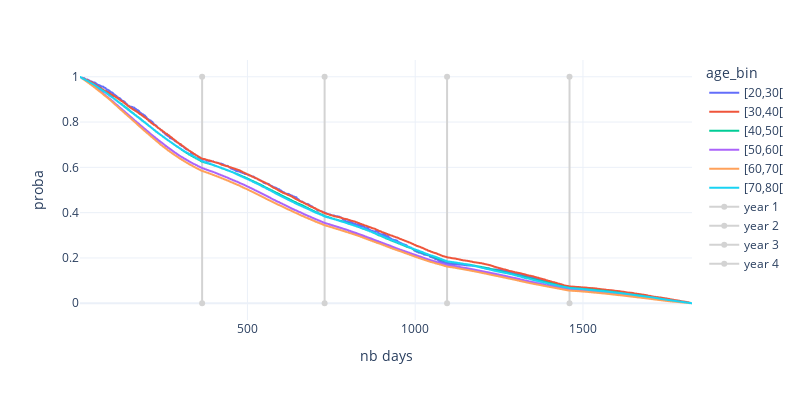

The code cell stored with this chart in its notebook:
### Code cell
fig = px.line(preds, x="time", y="proba_readm", color="age_bin", width=800, height = 400)

fig = fig.add_traces([
    go.Scatter(x=[365*i, 365*i], y=[0, 1], name=f"year {i}", line_color = 'lightgrey') for i in range(1, 5)
])


fig.update_layout(dict(xaxis={'title' : 'nb days'}, yaxis={'title' : 'proba'}))

### Figure 1 — Plotly figure (JSON) as saved in the notebook; plotly's stock layout.template omitted (floating-point values rounded to 4 significant figures; data arrays with more than 128 entries replaced by an {"elided": "..."} marker saying what was removed)
{"data": [{"hovertemplate": "age_bin=[20,30[<br>time=%{x}<br>proba_readm=%{y}<extra></extra>", "legendgroup": "[20,30[", "line": {"color": "#636efa", "dash": "solid"}, "mode": "lines", "name": "[20,30[", "showlegend": true, "type": "scattergl", "x": {"elided": "837 int values"}, "xaxis": "x", "y": {"elided": "837 float values"}, "yaxis": "y"}, {"hovertemplate": "age_bin=[30,40[<br>time=%{x}<br>proba_readm=%{y}<extra></extra>", "legendgroup": "[30,40[", "line": {"color": "#EF553B", "dash": "solid"}, "mode": "lines", "name": "[30,40[", "showlegend": true, "type": "scattergl", "x": {"elided": "1658 int values"}, "xaxis": "x", "y": {"elided": "1658 float values"}, "yaxis": "y"}, {"hovertemplate": "age_bin=[40,50[<br>time=%{x}<br>proba_readm=%{y}<extra></extra>", "legendgroup": "[40,50[", "line": {"color": "#00cc96", "dash": "solid"}, "mode": "lines", "name": "[40,50[", "showlegend": true, "type": "scattergl", "x": {"elided": "1811 int values"}, "xaxis": "x", "y": {"elided": "1811 float values"}, "yaxis": "y"}, {"hovertemplate": "age_bin=[50,60[<br>time=%{x}<br>proba_readm=%{y}<extra></extra>", "legendgroup": "[50,60[", "line": {"color": "#ab63fa", "dash": "solid"}, "mode": "lines", "name": "[50,60[", "showlegend": true, "type": "scattergl", "x": {"elided": "1825 int values"}, "xaxis": "x", "y": {"elided": "1825 float values"}, "yaxis": "y"}, {"hovertemplate": "age_bin=[60,70[<br>time=%{x}<br>proba_readm=%{y}<extra></extra>", "legendgroup": "[60,70[", "line": {"color": "#FFA15A", "dash": "solid"}, "mode": "lines", "name": "[60,70[", "showlegend": true, "type": "scattergl", "x": {"elided": "1823 int values"}, "xaxis": "x", "y": {"elided": "1823 float values"}, "yaxis": "y"}, {"hovertemplate": "age_bin=[70,80[<br>time=%{x}<br>proba_readm=%{y}<extra></extra>", "legendgroup": "[70,80[", "line": {"color": "#19d3f3", "dash": "solid"}, "mode": "lines", "name": "[70,80[", "showlegend": true, "type": "scattergl", "x": {"elided": "1800 int values"}, "xaxis": "x", "y": {"elided": "1800 float values"}, "yaxis": "y"}, {"line": {"color": "lightgrey"}, "name": "year 1", "type": "scatter", "x": [365, 365], "y": [0, 1]}, {"line": {"color": "lightgrey"}, "name": "year 2", "type": "scatter", "x": [730, 730], "y": [0, 1]}, {"line": {"color": "lightgrey"}, "name": "year 3", "type": "scatter", "x": [1095, 1095], "y": [0, 1]}, {"line": {"color": "lightgrey"}, "name": "year 4", "type": "scatter", "x": [1460, 1460], "y": [0, 1]}], "layout": {"height": 400, "legend": {"title": {"text": "age_bin"}, "tracegroupgap": 0}, "margin": {"t": 60}, "width": 800, "xaxis": {"anchor": "y", "domain": [0, 1], "title": {"text": "nb days"}}, "yaxis": {"anchor": "x", "domain": [0, 1], "title": {"text": "proba"}}}}
